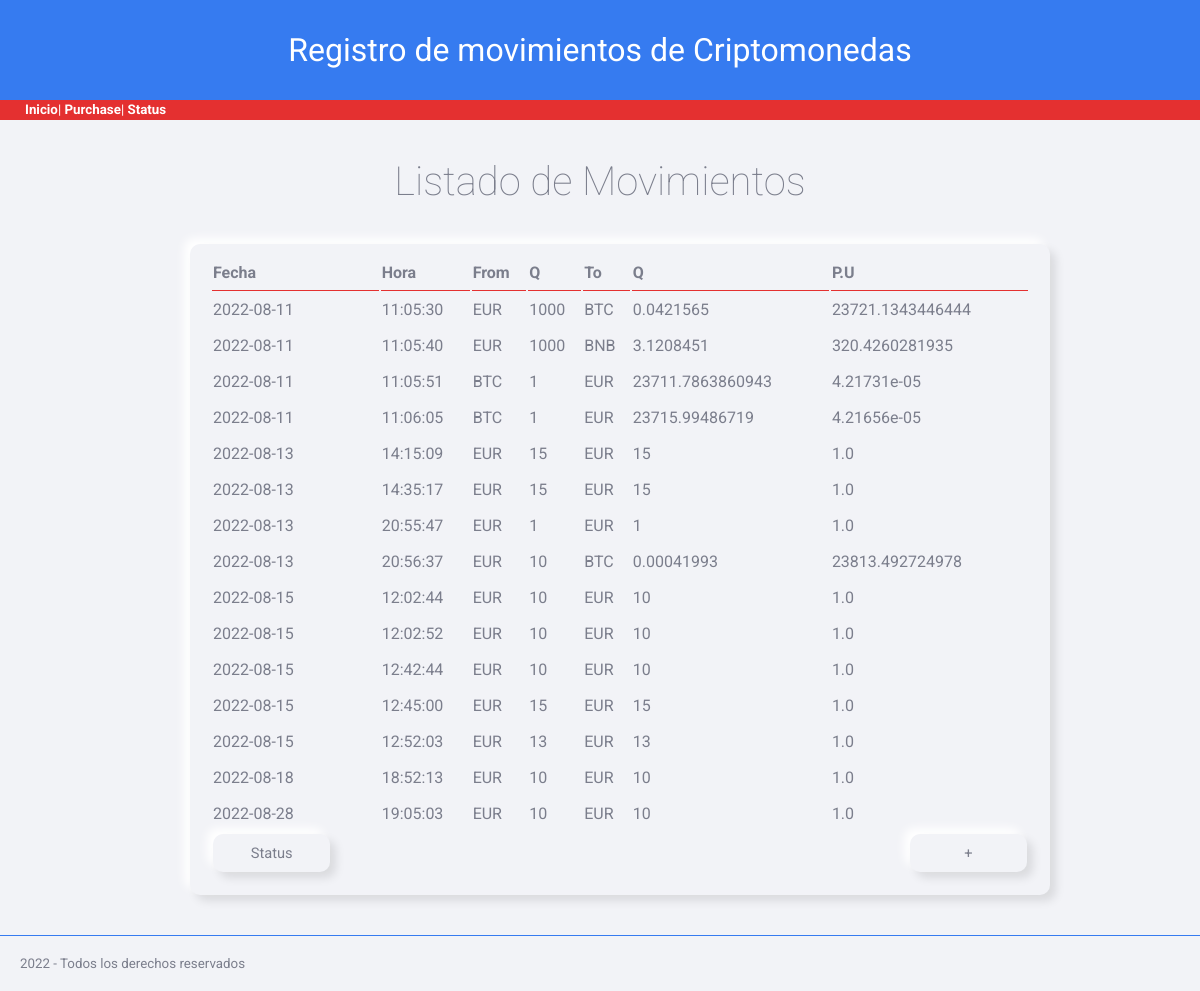
Before: / with the older database file.
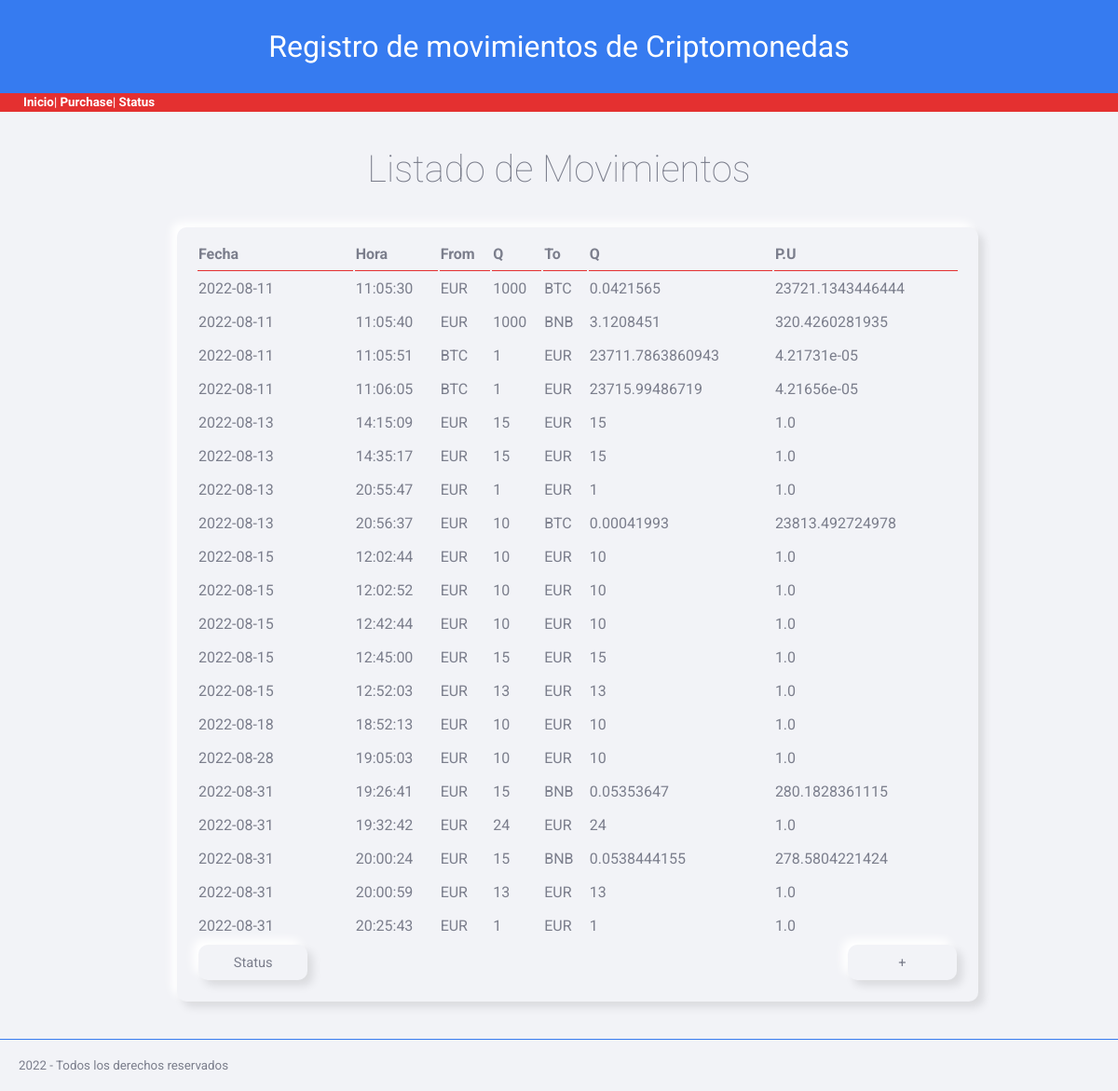
After: the same page with the newer database file.
### tables this page shows
CREATE TABLE "movimientos" (
	"id"	INTEGER NOT NULL,
	"date"	TEXT,
	"time"	TEXT,
	"moneda_from"	TEXT,
	"cantidad_from"	NUMERIC,
	"moneda_to"	TEXT,
	"cantidad_to"	NUMERIC,
	PRIMARY KEY("id" AUTOINCREMENT)
);

### money/views.py (the view)
@app.route("/")
def inicio():
    try:
        db = DBManager(RUTA)
        movimientos = db.consultaSQL("SELECT * from movimientos")
        return render_template("inicio.html", movs=movimientos)
    except:
        flash("Error al conectar con la BBDD",
              category="fallo")
        return render_template("inicio.html")

### money/models.py (called while the page is built)
    def consultaSQL(self, consulta):
        conexion = sqlite3.connect(self.ruta)
        cursor = conexion.cursor()
        cursor.execute(consulta)
        self.movimientos = []
        nombres_columnas = []
        for desc_columna in cursor.description:
            nombres_columnas.append(desc_columna[0])
        datos = cursor.fetchall()
        for dato in datos:
            movimiento = {}
            indice = 0
            for nombre in nombres_columnas:
                movimiento[nombre] = dato[indice]
                indice += 1
            self.movimientos.append(movimiento)
        conexion.close()
        return self.movimientos

### money/templates/inicio.html (shortened to what this page needs)
{% extends "base.html" %}
{%  block page_title %}
Listado de Movimientos
{% endblock %}
{% block contenido %}
{{ super ()}}
    <table class="paper">
        <tr>
            <th class="cabecera_tabla">Fecha</th>
            <th class="cabecera_tabla">Hora</th>
            <th class="cabecera_tabla">From</th>
            <th class="cabecera_tabla">Q</th>
            <th class="cabecera_tabla">To</th>
            <th class="cabecera_tabla">Q</th>
            <th class="cabecera_tabla">P.U</th>
        </tr>
        {% if movs %}
            {% for mov in movs %}
            <tr>
                <td>{{mov.date}}</td>
                <td>{{mov.time}}</td>
                <td>{{mov.moneda_from}}</td>
                <td>{{mov.cantidad_from}}</td>
                <td>{{mov.moneda_to}}</td>
                <td>{{mov.cantidad_to|round(10, 'common')}}</td>
                <td>{{(mov.cantidad_from / mov.cantidad_to)|round(10, 'common')}}</td>
            </tr>
            {% endfor %}
        {% else %}
        <tr>
            <td colspan="4">No hay movimientos que mostrar</td>
        </tr>
        {% endif %}
        <tr>
            <td>
                <a href="/status">
                    <button type="button" name="return" id="return">Status</button>
                </a>
            </td>
            <td></td>
            <td></td>
            <td></td>
            <td></td>
            <td></td>
            <td align="right">
                <a href="/purchase">
                   <button type="submit" name="return" id="return">+</button>
                </a>
            </td>
        </tr>
    </table>
{% endblock %}

### money/templates/base.html (shortened to what this page needs)
<!DOCTYPE html>
<html lang="en">
<head>
    <link rel="stylesheet" href="static/css/skeuos.css">
    <link rel="stylesheet" href="static/css/styles.css">
</head>
<body>
    <header>
        Registro de movimientos de Criptomonedas
    </header>
    <nav class="main_menu">
        <a href="/">Inicio</a>|<a href="\purchase"> Purchase</a>| <a href="\status"> Status</a>
    </nav>
    <main>
        {% block contenido %}
        <h2 class="main_page_title">{% block page_title %}{% endblock %}</h1>
        {% endblock %}
    </main>
    <footer class="pie_de_pagina">2022 - Todos los derechos reservados</footer>
</body>
</html>

### money/static/css/skeuos.css (style rules this page uses)
:root { --bg-color: #f2f3f7; --fg-color: #7b7e8c; --red: #E43030; --green: #19A187; --blue: #367bf0; --dark-blue: #265AB1; --maroon: #B8174C; --purple: #8C42AB; }
* { box-sizing: border-box; outline: none; -webkit-touch-callout: none; -webkit-appearance: none; -webkit-tap-highlight-color: transparent !important; -webkit-tap-highlight-color: rgba(0, 0, 0, 0) !important; -webkit-touch-callout: none; font-family: 'Roboto', sans-serif; letter-spacing: 0; }
html, body { background-color: #f2f3f7; color: #7b7e8c; margin: 0; padding: 0; font-size: 10pt; height: 100%; cursor: default; user-select: none; -webkit-user-select: none; -khtml-user-select: none; -moz-user-select: none; -ms-user-select: none; }
.with-shadow, .outset, button, .checktext input + span, .blue-button, .checktext input:checked + span, button.blue-button, .green-button, button.green-button, .green-button.blue-button, .red-button, button.red-button, .red-button.blue-button, .red-button.green-button, input[type="button"], input[type="submit"], input[type="reset"], select, input[type="text"]:not(select):focus, input[type="search"]:not(select):focus, input[type="tel"]:not(select):focus, input[type="url"]:not(select):focus, input[type="email"]:not(select):focus, input[type="password"]:not(select):focus, input[type="date"]:not(select):focus, input[type="month"]:not(select):focus, input[type="week"]:not(select):focus, input[type="time"]:not(select):focus, input[type="number"]:not(select):focus, input[type="color"]:not(select):focus, select:not(select):focus, textarea:not(select):focus, .paper { box-shadow: 6px 6px 10px rgba(0, 0, 0, 0.1), -6px -6px 10px white; }
.outset, button, .checktext input + span, .blue-button, .checktext input:checked + span, button.blue-button, .green-button, button.green-button, .green-button.blue-button, .red-button, button.red-button, .red-button.blue-button, .red-button.green-button, input[type="button"], input[type="submit"], input[type="reset"], select, input[type="text"]:not(select):focus, input[type="search"]:not(select):focus, input[type="tel"]:not(select):focus, input[type="url"]:not(select):focus, input[type="email"]:not(select):focus, input[type="password"]:not(select):focus, input[type="date"]:not(select):focus, input[type="month"]:not(select):focus, input[type="week"]:not(select):focus, input[type="time"]:not(select):focus, input[type="number"]:not(select):focus, input[type="color"]:not(select):focus, select:not(select):focus, textarea:not(select):focus, .paper { border-radius: 10px; background: #f2f3f7; }
.paper { padding: 10px 20px 20px; margin-top: 20px; min-height: 100px; font-size: 1.2em; background: #f2f3f7; }
section, article, .section, .article, .paper { line-height: 2em; word-wrap: break-word; word-break: normal; line-height: 2em; }
button, .checktext input + span, .blue-button, .checktext input:checked + span, button.blue-button, .green-button, button.green-button, .green-button.blue-button, .red-button, button.red-button, .red-button.blue-button, .red-button.green-button, input[type="button"], input[type="submit"], input[type="reset"] { border: 0; text-transform: capitalize; padding: 10px 0; width: 8em; text-align: center; cursor: pointer; color: inherit; font-size: 1.1rem; transition-property: background-color, box-shadow; transition-delay: .2s; transition-duration: .2s; }
a, a:link, a:visited, a:hover a:active { cursor: pointer; font-weight: bold; color: #367bf0; font-weight: bold; text-decoration: none; }
h1, h2, h3, h4, h5, h6 { line-height: 1.5em; }
h2 { font-size: 3em; font-weight: lighter; margin: .8em 0; }

### money/static/css/styles.css (style rules this page uses)
header { background-color: #367bf0; color: white; height: 100px; font-size: xx-large; line-height: 100px; text-align: center; }
nav { background-color: #E43030; color: white; height: 20px; line-height: 20px; padding-left: 25px; }
main { max-width: 900px; margin: auto; padding: 0 20px; }
table.paper { width: 100%; margin: 10px 20px; }
.cabecera_tabla { border-bottom: #E43030 1px solid; text-align: left; }
.pie_de_pagina { margin-top: 40px; padding: 20px; border-top: #367bf0 solid 1px; }
nav.main_menu a { color: white; }
h2.main_page_title { text-align: center; }
button { color: #7b7e8c; }

Changed rows visible on the page:
added movimientos: date "2022-08-31", time "19:26:41", moneda_from "EUR", cantidad_from "15", moneda_to "BNB", cantidad_to "0.05353647", (mov.cantidad_from/mov.cantidad_to)|round(10,'common') "280.1828361115"
added movimientos: date "2022-08-31", time "19:32:42", moneda_from "EUR", cantidad_from "24", moneda_to "EUR", cantidad_to "24", (mov.cantidad_from/mov.cantidad_to)|round(10,'common') "1.0"
added movimientos: date "2022-08-31", time "20:00:24", moneda_from "EUR", cantidad_from "15", moneda_to "BNB", cantidad_to "0.0538444155", (mov.cantidad_from/mov.cantidad_to)|round(10,'common') "278.5804221424"
added movimientos: date "2022-08-31", time "20:00:59", moneda_from "EUR", cantidad_from "13", moneda_to "EUR", cantidad_to "13", (mov.cantidad_from/mov.cantidad_to)|round(10,'common') "1.0"
added movimientos: date "2022-08-31", time "20:25:43", moneda_from "EUR", cantidad_from "1", moneda_to "EUR", cantidad_to "1", (mov.cantidad_from/mov.cantidad_to)|round(10,'common') "1.0"
